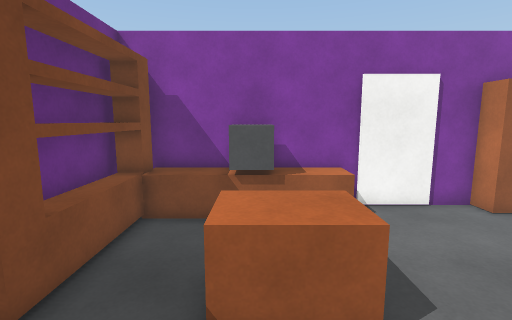
View 1 (above)

12 first-person views from a walk through a scene from a Unity 3-D project. The camera is 1.2 m above the floor, tilts 8° down and sees 85° across. The floor is counted in squares, 0.5 m on a side. Each view is taken from the middle of a square. On the plan, view 1 faces up. The plan holds only what a view shows up to about 18 squares ahead; the rest is blank. The player character is not drawn. Surface patterns are stand-ins for the level's own textures.

View 2
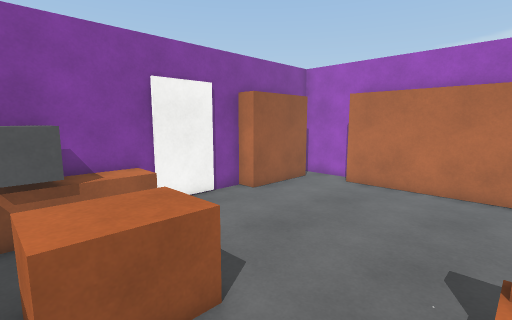

View 3
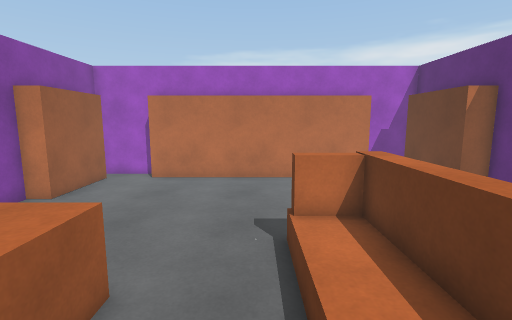

View 4
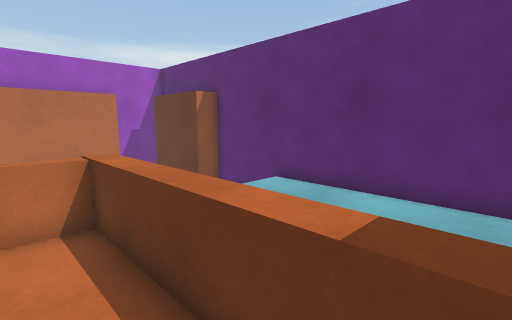

View 5
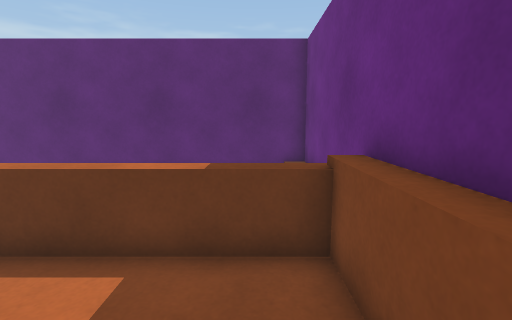

View 6
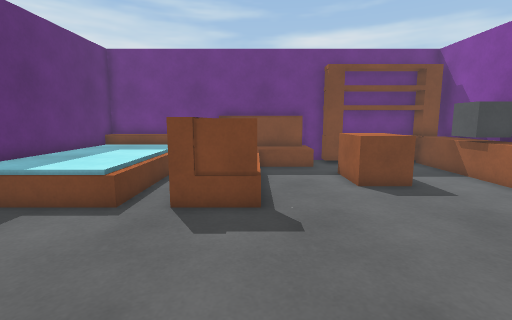

View 7
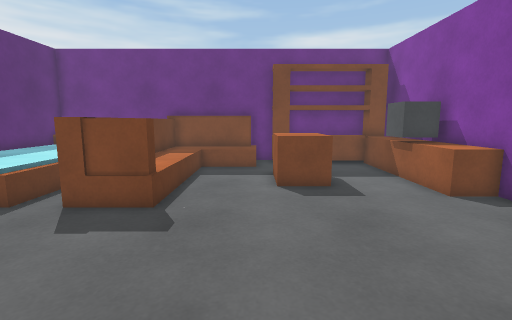

View 8
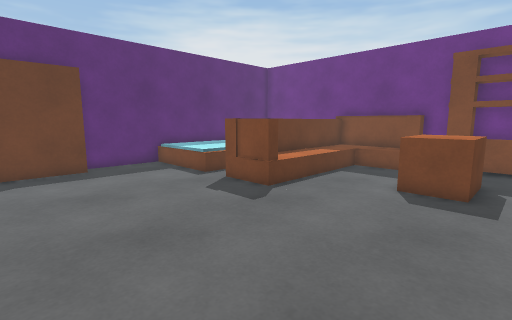

View 9
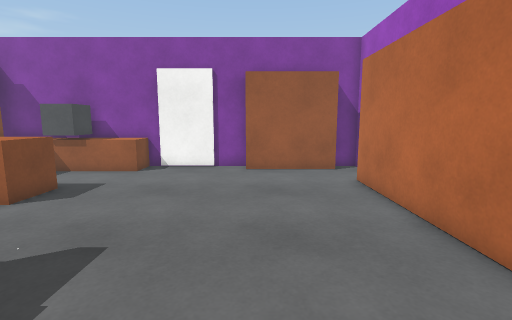

View 10
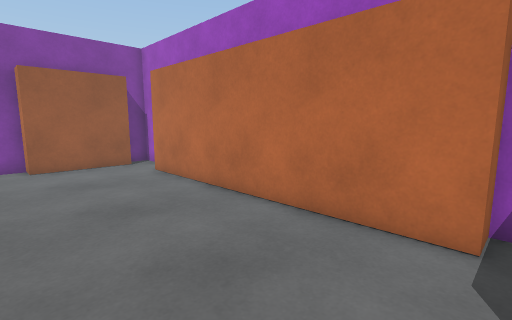

View 11
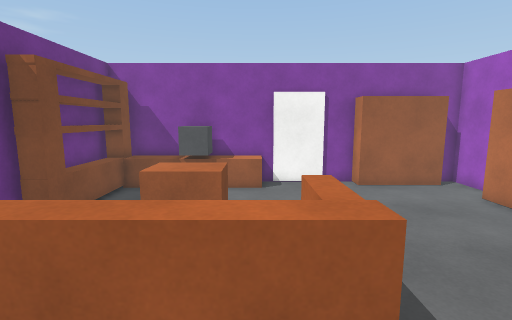

View 12
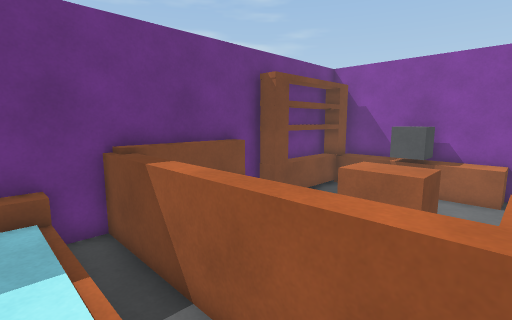

### Floor plan
Key: @ floor where view 1 was taken; # wall or solid block; . main floor; : floor 0.5 m higher than the main floor; / step, stairs or slope; = window, fence, low wall or low ledge; ^ raised ledge; C cube; B brown block.
Columns run from 5 left of view 1 to 14 right of it. Each row starts with its distance up from view 1.
 11 ###############
 10 ##^^CCC^^ ....######
  9 ##^^CCC^^..........#
  8 #=.................#
  7 #=................##
  6 #=..BBBB..........#
  5 ##..BBBB..........#
  4 ##..BBBB..........#
  3 #=/...............#
  2 #= ...............#
  1 #=:...............#
  0 #=://@///# .......#
 -1 #=:::::::= .......#
 -2 #^^^^^^^^^#.......#
 -3 #.//// ///........#
 -4 #/////////........#
 -5 #/::::::::........#
 -6 #/::::::::........#
 -7 #/::::::::....... #
 -8 #/::::::::....####
 -9 ###############

Positions as (right, up) in squares from view 1, and headings:
1: (0, 0), facing up
2: (-1, 0), facing up-right
3: (-3, 1), facing right
4: (-3, 0), facing down-right
5: (-3, 3), facing down
6: (12, 0), facing left
7: (12, 3), facing left
8: (12, 7), facing down-left
9: (9, -4), facing up
10: (7, -6), facing up-right
11: (3, -5), facing up
12: (4, -5), facing up-left
